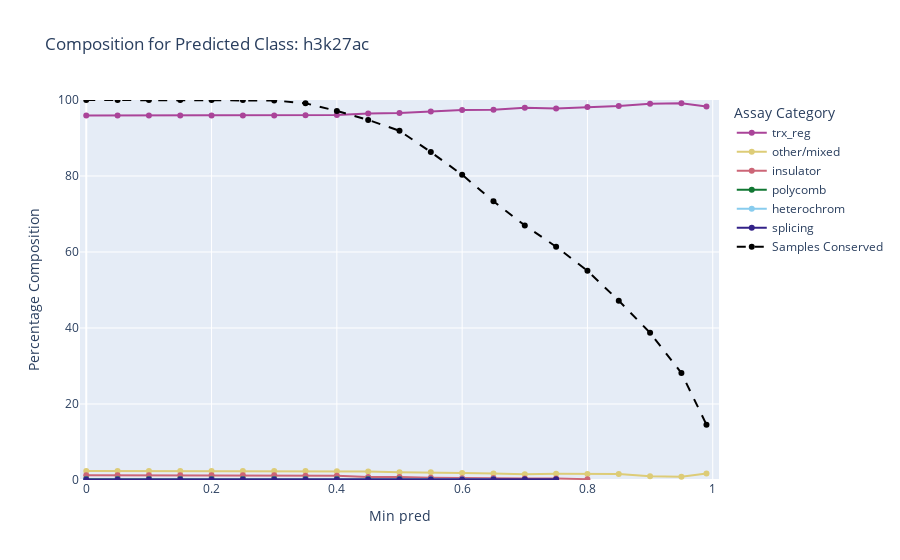
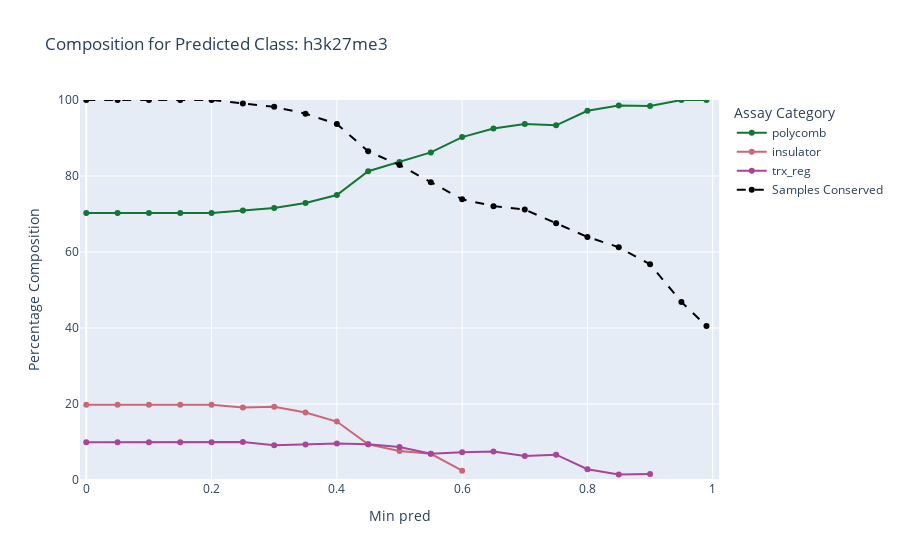
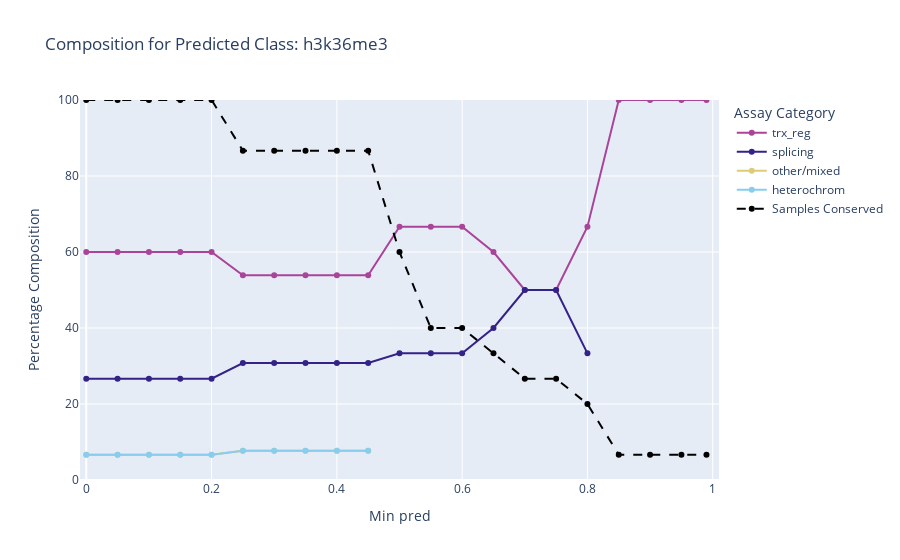
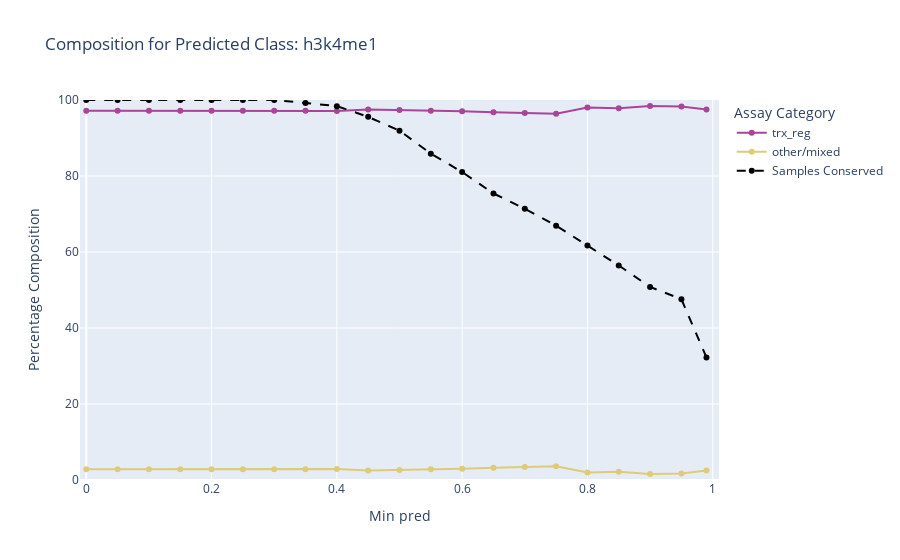

Notebook code for these charts, in order:
### Code cell
# Assuming df_structured is your dataframe from the previous step
fig_dir = (
    base_fig_dir
    / "encode_predictions"
    / "assay_epiclass"
    / "non-core"
    / "line_graphs_over_min_pred"
)
fig_dir.mkdir(parents=False, exist_ok=True)
# create_assay_category_graphs(df=assay_category_df, output_dir=fig_dir)
create_assay_category_graphs(df=assay_category_df)

### Figure 1 — Plotly figure (JSON) as saved in the notebook; plotly's stock layout.template omitted (floating-point values rounded to 4 significant figures)
{"data": [{"marker": {"color": "rgb(170, 68, 153)"}, "mode": "lines+markers", "name": "trx_reg", "type": "scatter", "x": [0, 0.05, 0.1, 0.15, 0.2, 0.25, 0.3, 0.35, 0.4, 0.45, 0.5, 0.55, 0.6, 0.65, 0.7, 0.75, 0.8, 0.85, 0.9, 0.95, 0.99], "y": [95.89, 95.89, 95.89, 95.89, 95.89, 95.89, 95.89, 95.98, 96.03, 96.45, 96.61, 96.97, 97.36, 97.45, 97.96, 97.77, 98.19, 98.42, 99.04, 99.12, 98.29]}, {"marker": {"color": "rgb(221, 204, 119)"}, "mode": "lines+markers", "name": "other/mixed", "type": "scatter", "x": [0, 0.05, 0.1, 0.15, 0.2, 0.25, 0.3, 0.35, 0.4, 0.45, 0.5, 0.55, 0.6, 0.65, 0.7, 0.75, 0.8, 0.85, 0.9, 0.95, 0.99], "y": [2.37, 2.37, 2.37, 2.37, 2.37, 2.37, 2.37, 2.39, 2.31, 2.23, 2.03, 2.02, 1.86, 1.7, 1.49, 1.62, 1.58, 1.58, 0.96, 0.88, 1.71]}, {"marker": {"color": "rgb(204, 102, 119)"}, "mode": "lines+markers", "name": "insulator", "type": "scatter", "x": [0, 0.05, 0.1, 0.15, 0.2, 0.25, 0.3, 0.35, 0.4, 0.45, 0.5, 0.55, 0.6, 0.65, 0.7, 0.75, 0.8], "y": [1.25, 1.25, 1.25, 1.25, 1.25, 1.25, 1.25, 1.13, 1.15, 0.79, 0.81, 0.58, 0.47, 0.51, 0.37, 0.41, 0.23]}, {"marker": {"color": "rgb(17, 119, 51)"}, "mode": "lines+markers", "name": "polycomb", "type": "scatter", "x": [0, 0.05, 0.1, 0.15, 0.2, 0.25, 0.3, 0.35, 0.4, 0.45, 0.5, 0.55], "y": [0.25, 0.25, 0.25, 0.25, 0.25, 0.25, 0.25, 0.25, 0.26, 0.26, 0.27, 0.14]}, {"marker": {"color": "rgb(136, 204, 238)"}, "mode": "lines+markers", "name": "heterochrom", "type": "scatter", "x": [0, 0.05, 0.1, 0.15, 0.2, 0.25, 0.3, 0.35, 0.4, 0.45, 0.5, 0.55, 0.6, 0.65], "y": [0.12, 0.12, 0.12, 0.12, 0.12, 0.12, 0.12, 0.13, 0.13, 0.13, 0.14, 0.14, 0.16, 0.17]}, {"marker": {"color": "rgb(51, 34, 136)"}, "mode": "lines+markers", "name": "splicing", "type": "scatter", "x": [0, 0.05, 0.1, 0.15, 0.2, 0.25, 0.3, 0.35, 0.4, 0.45, 0.5, 0.55, 0.6, 0.65, 0.7, 0.75], "y": [0.12, 0.12, 0.12, 0.12, 0.12, 0.12, 0.12, 0.13, 0.13, 0.13, 0.14, 0.14, 0.16, 0.17, 0.19, 0.2]}, {"line": {"color": "black", "dash": "dash"}, "mode": "lines+markers", "name": "Samples Conserved", "type": "scatter", "x": [0, 0.05, 0.1, 0.15, 0.2, 0.25, 0.3, 0.35, 0.4, 0.45, 0.5, 0.55, 0.6, 0.65, 0.7, 0.75, 0.8, 0.85, 0.9, 0.95, 0.99], "y": [100, 100, 100, 100, 100, 100, 99.88, 99.13, 97.14, 94.77, 91.91, 86.3, 80.32, 73.35, 67.0, 61.39, 55.04, 47.2, 38.73, 28.14, 14.57]}], "layout": {"hovermode": "x unified", "legend": {"title": {"text": "Assay Category"}}, "title": {"text": "Composition for Predicted Class: h3k27ac"}, "xaxis": {"range": [-0.01, 1.01], "title": {"text": "Min pred"}}, "yaxis": {"range": [0, 100], "title": {"text": "Percentage Composition"}}}}

### Figure 2 — Plotly figure (JSON) as saved in the notebook; plotly's stock layout.template omitted (floating-point values rounded to 4 significant figures)
{"data": [{"marker": {"color": "rgb(17, 119, 51)"}, "mode": "lines+markers", "name": "polycomb", "type": "scatter", "x": [0, 0.05, 0.1, 0.15, 0.2, 0.25, 0.3, 0.35, 0.4, 0.45, 0.5, 0.55, 0.6, 0.65, 0.7, 0.75, 0.8, 0.85, 0.9, 0.95, 0.99], "y": [70.27, 70.27, 70.27, 70.27, 70.27, 70.91, 71.56, 72.9, 75, 81.25, 83.7, 86.21, 90.24, 92.5, 93.67, 93.33, 97.18, 98.53, 98.41, 100, 100]}, {"marker": {"color": "rgb(204, 102, 119)"}, "mode": "lines+markers", "name": "insulator", "type": "scatter", "x": [0, 0.05, 0.1, 0.15, 0.2, 0.25, 0.3, 0.35, 0.4, 0.45, 0.5, 0.55, 0.6], "y": [19.82, 19.82, 19.82, 19.82, 19.82, 19.09, 19.27, 17.76, 15.38, 9.38, 7.61, 6.9, 2.44]}, {"marker": {"color": "rgb(170, 68, 153)"}, "mode": "lines+markers", "name": "trx_reg", "type": "scatter", "x": [0, 0.05, 0.1, 0.15, 0.2, 0.25, 0.3, 0.35, 0.4, 0.45, 0.5, 0.55, 0.6, 0.65, 0.7, 0.75, 0.8, 0.85, 0.9], "y": [9.91, 9.91, 9.91, 9.91, 9.91, 10, 9.17, 9.35, 9.62, 9.38, 8.7, 6.9, 7.32, 7.5, 6.33, 6.67, 2.82, 1.47, 1.59]}, {"line": {"color": "black", "dash": "dash"}, "mode": "lines+markers", "name": "Samples Conserved", "type": "scatter", "x": [0, 0.05, 0.1, 0.15, 0.2, 0.25, 0.3, 0.35, 0.4, 0.45, 0.5, 0.55, 0.6, 0.65, 0.7, 0.75, 0.8, 0.85, 0.9, 0.95, 0.99], "y": [100, 100, 100, 100, 100, 99.1, 98.2, 96.4, 93.69, 86.49, 82.88, 78.38, 73.87, 72.07, 71.17, 67.57, 63.96, 61.26, 56.76, 46.85, 40.54]}], "layout": {"hovermode": "x unified", "legend": {"title": {"text": "Assay Category"}}, "title": {"text": "Composition for Predicted Class: h3k27me3"}, "xaxis": {"range": [-0.01, 1.01], "title": {"text": "Min pred"}}, "yaxis": {"range": [0, 100], "title": {"text": "Percentage Composition"}}}}

### Figure 3 — Plotly figure (JSON) as saved in the notebook; plotly's stock layout.template omitted (floating-point values rounded to 4 significant figures)
{"data": [{"marker": {"color": "rgb(170, 68, 153)"}, "mode": "lines+markers", "name": "trx_reg", "type": "scatter", "x": [0, 0.05, 0.1, 0.15, 0.2, 0.25, 0.3, 0.35, 0.4, 0.45, 0.5, 0.55, 0.6, 0.65, 0.7, 0.75, 0.8, 0.85, 0.9, 0.95, 0.99], "y": [60, 60, 60, 60, 60, 53.85, 53.85, 53.85, 53.85, 53.85, 66.67, 66.67, 66.67, 60, 50, 50, 66.67, 100, 100, 100, 100]}, {"marker": {"color": "rgb(51, 34, 136)"}, "mode": "lines+markers", "name": "splicing", "type": "scatter", "x": [0, 0.05, 0.1, 0.15, 0.2, 0.25, 0.3, 0.35, 0.4, 0.45, 0.5, 0.55, 0.6, 0.65, 0.7, 0.75, 0.8], "y": [26.67, 26.67, 26.67, 26.67, 26.67, 30.77, 30.77, 30.77, 30.77, 30.77, 33.33, 33.33, 33.33, 40, 50, 50, 33.33]}, {"marker": {"color": "rgb(221, 204, 119)"}, "mode": "lines+markers", "name": "other/mixed", "type": "scatter", "x": [0, 0.05, 0.1, 0.15, 0.2, 0.25, 0.3, 0.35, 0.4, 0.45], "y": [6.67, 6.67, 6.67, 6.67, 6.67, 7.69, 7.69, 7.69, 7.69, 7.69]}, {"marker": {"color": "rgb(136, 204, 238)"}, "mode": "lines+markers", "name": "heterochrom", "type": "scatter", "x": [0, 0.05, 0.1, 0.15, 0.2, 0.25, 0.3, 0.35, 0.4, 0.45], "y": [6.67, 6.67, 6.67, 6.67, 6.67, 7.69, 7.69, 7.69, 7.69, 7.69]}, {"line": {"color": "black", "dash": "dash"}, "mode": "lines+markers", "name": "Samples Conserved", "type": "scatter", "x": [0, 0.05, 0.1, 0.15, 0.2, 0.25, 0.3, 0.35, 0.4, 0.45, 0.5, 0.55, 0.6, 0.65, 0.7, 0.75, 0.8, 0.85, 0.9, 0.95, 0.99], "y": [100, 100, 100, 100, 100, 86.67, 86.67, 86.67, 86.67, 86.67, 60, 40, 40, 33.33, 26.67, 26.67, 20, 6.667, 6.667, 6.667, 6.667]}], "layout": {"hovermode": "x unified", "legend": {"title": {"text": "Assay Category"}}, "title": {"text": "Composition for Predicted Class: h3k36me3"}, "xaxis": {"range": [-0.01, 1.01], "title": {"text": "Min pred"}}, "yaxis": {"range": [0, 100], "title": {"text": "Percentage Composition"}}}}

### Figure 4 — Plotly figure (JSON) as saved in the notebook; plotly's stock layout.template omitted (floating-point values rounded to 4 significant figures)
{"data": [{"marker": {"color": "rgb(170, 68, 153)"}, "mode": "lines+markers", "name": "trx_reg", "type": "scatter", "x": [0, 0.05, 0.1, 0.15, 0.2, 0.25, 0.3, 0.35, 0.4, 0.45, 0.5, 0.55, 0.6, 0.65, 0.7, 0.75, 0.8, 0.85, 0.9, 0.95, 0.99], "y": [97.18, 97.18, 97.18, 97.18, 97.18, 97.18, 97.18, 97.15, 97.13, 97.47, 97.37, 97.18, 97.01, 96.79, 96.61, 96.39, 98.04, 97.86, 98.41, 98.31, 97.5]}, {"marker": {"color": "rgb(221, 204, 119)"}, "mode": "lines+markers", "name": "other/mixed", "type": "scatter", "x": [0, 0.05, 0.1, 0.15, 0.2, 0.25, 0.3, 0.35, 0.4, 0.45, 0.5, 0.55, 0.6, 0.65, 0.7, 0.75, 0.8, 0.85, 0.9, 0.95, 0.99], "y": [2.82, 2.82, 2.82, 2.82, 2.82, 2.82, 2.82, 2.85, 2.87, 2.53, 2.63, 2.82, 2.99, 3.21, 3.39, 3.61, 1.96, 2.14, 1.59, 1.69, 2.5]}, {"line": {"color": "black", "dash": "dash"}, "mode": "lines+markers", "name": "Samples Conserved", "type": "scatter", "x": [0, 0.05, 0.1, 0.15, 0.2, 0.25, 0.3, 0.35, 0.4, 0.45, 0.5, 0.55, 0.6, 0.65, 0.7, 0.75, 0.8, 0.85, 0.9, 0.95, 0.99], "y": [100, 100, 100, 100, 100, 100, 100, 99.19, 98.39, 95.56, 91.94, 85.89, 81.05, 75.4, 71.37, 66.94, 61.69, 56.45, 50.81, 47.58, 32.26]}], "layout": {"hovermode": "x unified", "legend": {"title": {"text": "Assay Category"}}, "title": {"text": "Composition for Predicted Class: h3k4me1"}, "xaxis": {"range": [-0.01, 1.01], "title": {"text": "Min pred"}}, "yaxis": {"range": [0, 100], "title": {"text": "Percentage Composition"}}}}
